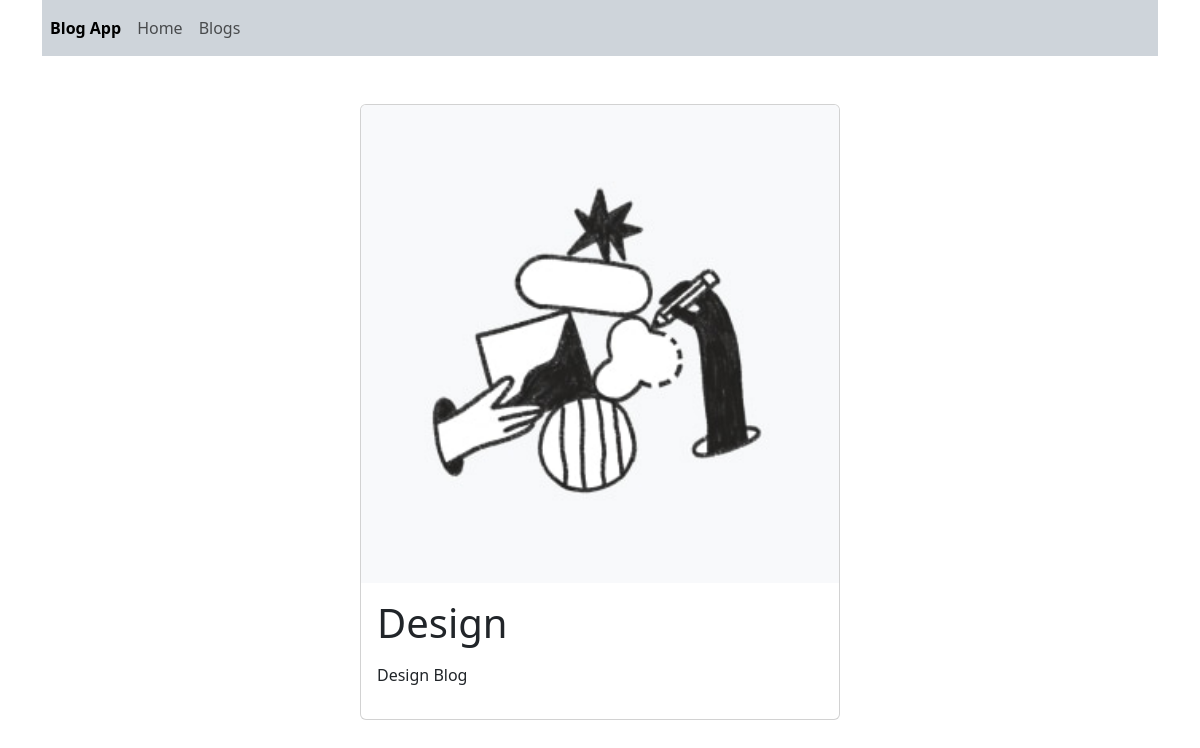
The page /blogs/design on the database its author committed.
### blog/models.py (models this page shows, shortened)
class Blog(models.Model):
    title = models.CharField(max_length=50)
    img = models.ImageField(upload_to="blogs")#upload için düzenlendi
    description = RichTextField()
    slug = models.SlugField(null=False,blank=True,db_index=True,unique=True)
    category = models.ForeignKey(Category,default=1,on_delete=models.CASCADE)

### blog/views.py (the view)
# urls.py: path("blogs/<str:slug>",views.blog_detail_with_slug, name="blog_detail"),
def blog_detail_with_slug(request,slug:str):
    model = Blog.objects.get(slug=slug)
    CONTEXT = {
        "title":"Blog Detail",
        "blog":model
    }
    return render(request,"blog/blog-details.html",CONTEXT)

### blog/templates/blog/blog-details.html
{% extends 'base.html' %} {% load static %} {% block content %}
<div class="card mx-auto mt-5" style="max-width: 30em">
  <img src="{{ blog.img.url }}" class="card-img-top" />
  <div class="card-body">
    <h1>{{ blog.title }}</h1>
    <p class="card-text">{{blog.description|safe}}</p>
  </div>
</div>
{% endblock content %}

### rows shown on the page
Blog: img (picture), title "Design", description "Design Blog"
